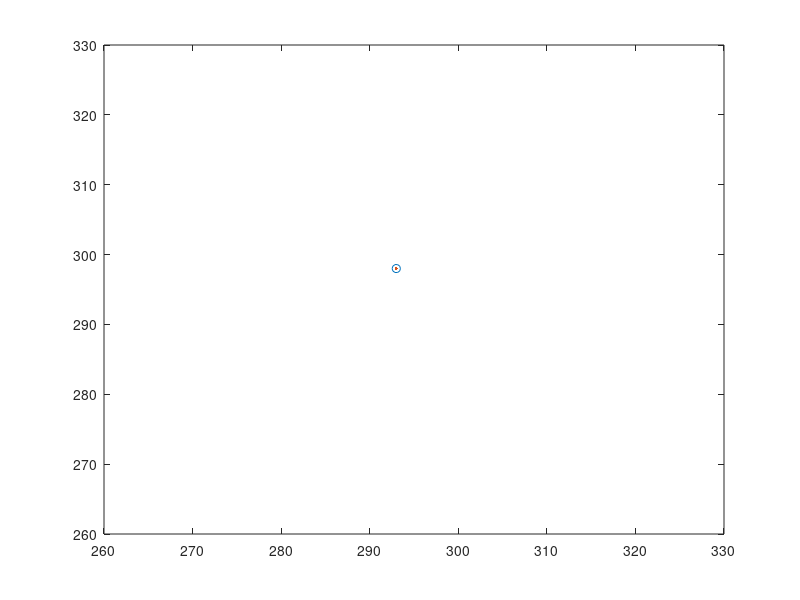

Source code (MATLAB):
A =[293 298 303 308 313 318 323 328 333 338 343 348 353 358 363];
B =[0.058 0.078 0.1037 0.1365 0.1777 0.2291 0.2928 0.3708 0.4658 0.5806 0.7184 0.8825 1.0769 1.3057 1.5736];
T=A(:,1);
P=A(:,2);
y=log10(P);
x0=ones(length(T),1);
x1=1./T;
x2=log10(P)./T;
A=[x0,x1,x2];
b=y;
x=A\b;
AA=x(1);
AC=-x(3);
AB=AA*AC-x(2);
plot(T,P,'o',T,10.^(AA-AB./(T+AC)))